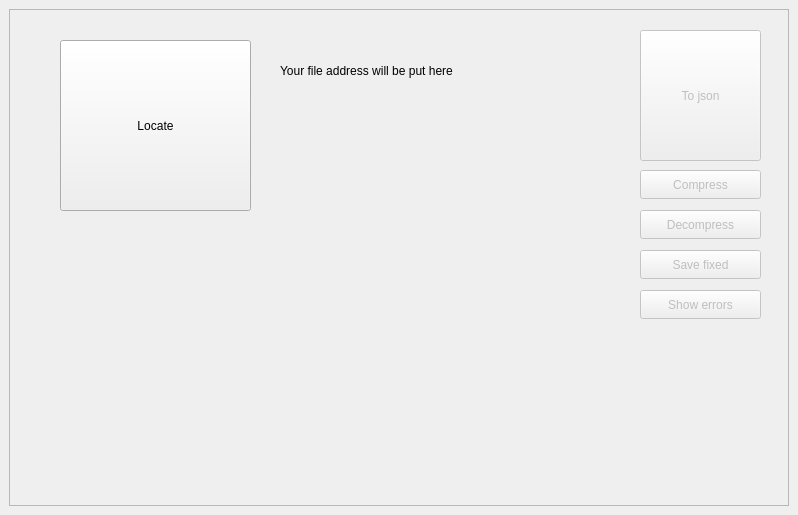
<?xml version="1.0" encoding="UTF-8"?>
<ui version="4.0">
 <class>MainWindow</class>
 <widget class="QMainWindow" name="MainWindow">
  <property name="geometry">
   <rect>
    <x>0</x>
    <y>0</y>
    <width>798</width>
    <height>515</height>
   </rect>
  </property>
  <property name="windowTitle">
   <string>MainWindow</string>
  </property>
  <widget class="QWidget" name="centralWidget">
   <layout class="QGridLayout" name="gridLayout">
    <item row="0" column="0">
     <widget class="QScrollArea" name="scrollArea">
      <property name="widgetResizable">
       <bool>true</bool>
      </property>
      <widget class="QWidget" name="scrollAreaWidgetContents">
       <property name="geometry">
        <rect>
         <x>0</x>
         <y>0</y>
         <width>774</width>
         <height>491</height>
        </rect>
       </property>
       <widget class="QPushButton" name="locate_button">
        <property name="geometry">
         <rect>
          <x>50</x>
          <y>30</y>
          <width>191</width>
          <height>171</height>
         </rect>
        </property>
        <property name="text">
         <string>Locate</string>
        </property>
       </widget>
       <widget class="QPushButton" name="json_button">
        <property name="enabled">
         <bool>false</bool>
        </property>
        <property name="geometry">
         <rect>
          <x>630</x>
          <y>20</y>
          <width>121</width>
          <height>131</height>
         </rect>
        </property>
        <property name="text">
         <string>To json</string>
        </property>
       </widget>
       <widget class="QPushButton" name="compress_button">
        <property name="enabled">
         <bool>false</bool>
        </property>
        <property name="geometry">
         <rect>
          <x>630</x>
          <y>160</y>
          <width>121</width>
          <height>29</height>
         </rect>
        </property>
        <property name="text">
         <string>Compress</string>
        </property>
       </widget>
       <widget class="QPushButton" name="decompress_button">
        <property name="enabled">
         <bool>false</bool>
        </property>
        <property name="geometry">
         <rect>
          <x>630</x>
          <y>200</y>
          <width>121</width>
          <height>29</height>
         </rect>
        </property>
        <property name="text">
         <string>Decompress</string>
        </property>
       </widget>
       <widget class="QPushButton" name="fix_data_button">
        <property name="enabled">
         <bool>false</bool>
        </property>
        <property name="geometry">
         <rect>
          <x>630</x>
          <y>240</y>
          <width>121</width>
          <height>29</height>
         </rect>
        </property>
        <property name="text">
         <string>Save fixed</string>
        </property>
       </widget>
       <widget class="QLabel" name="address_label">
        <property name="geometry">
         <rect>
          <x>270</x>
          <y>40</y>
          <width>321</width>
          <height>41</height>
         </rect>
        </property>
        <property name="text">
         <string>Your file address will be put here</string>
        </property>
        <property name="wordWrap">
         <bool>true</bool>
        </property>
       </widget>
       <widget class="QLabel" name="error_label">
        <property name="geometry">
         <rect>
          <x>270</x>
          <y>110</y>
          <width>291</width>
          <height>20</height>
         </rect>
        </property>
        <property name="text">
         <string/>
        </property>
       </widget>
       <widget class="QPushButton" name="show_errors_button">
        <property name="enabled">
         <bool>false</bool>
        </property>
        <property name="geometry">
         <rect>
          <x>630</x>
          <y>280</y>
          <width>121</width>
          <height>29</height>
         </rect>
        </property>
        <property name="text">
         <string>Show errors</string>
        </property>
       </widget>
      </widget>
     </widget>
    </item>
   </layout>
  </widget>
 </widget>
 <resources/>
 <connections/>
</ui>
